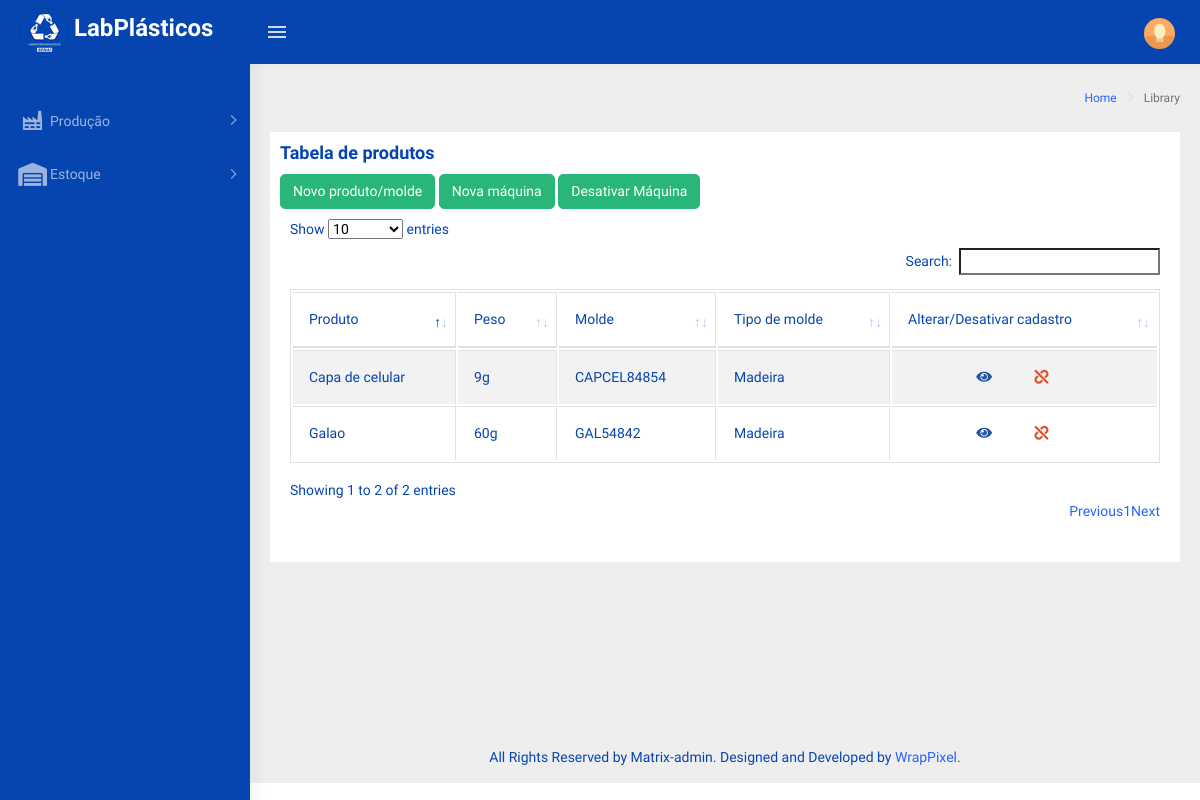
Before: /produtos.php (signed in) with the older database file.
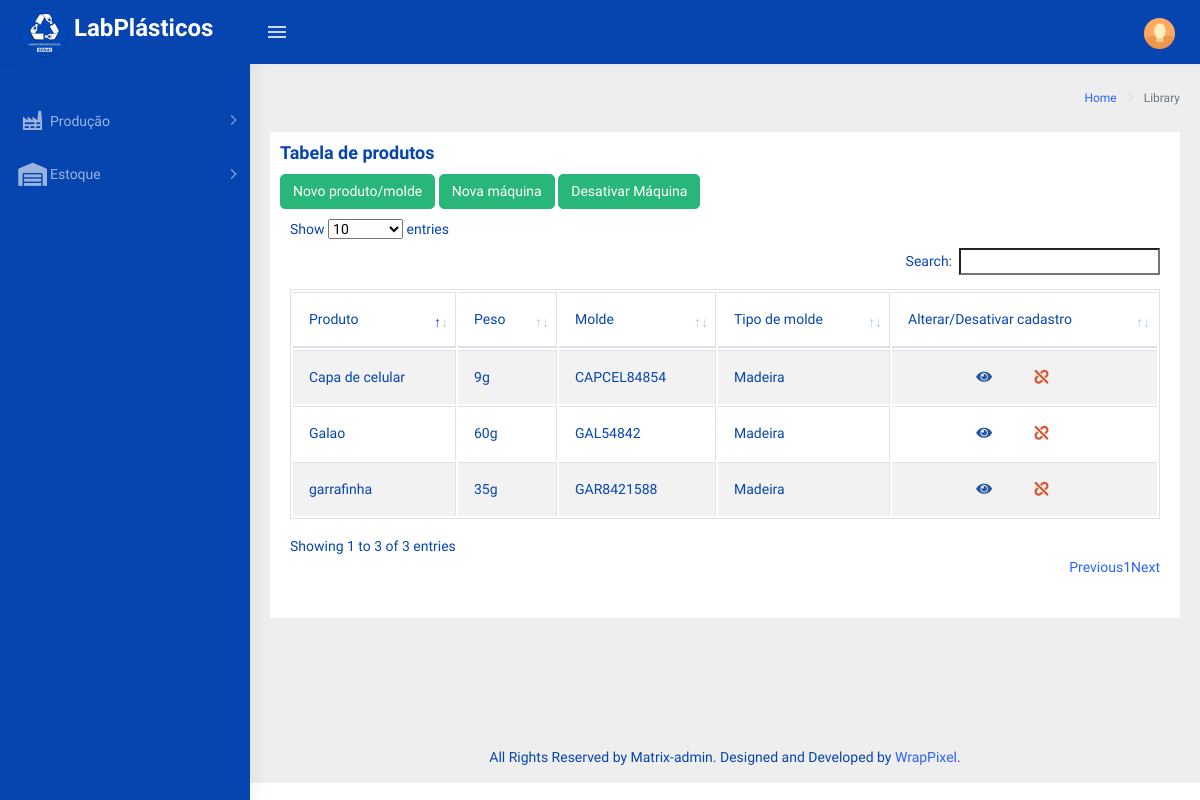
After: the same page with the newer database file.
### tables this page shows
CREATE TABLE `ferramental` (
  `idFerramental` int(11) NOT NULL COMMENT 'PK - chave identificadora de IDs da tabela ferramental',
  `descricao` varchar(80) NOT NULL COMMENT 'Descrição de um ferramental(Nome)',
  `ativo` tinyint(1) NOT NULL COMMENT 'Registra se este item esta ativo',
  `idTiposFerramental` int(11) NOT NULL COMMENT 'FK - chave estrangeira da tabela tipos_ferramental',
  `idProduto` int(11) NOT NULL COMMENT 'FK - chave estrangeira da tabela produtos '
);

CREATE TABLE `produtos` (
  `idProduto` int(11) NOT NULL COMMENT 'PK - chave identificadora da tabela produtos, onde cada id representa um produto feito.',
  `descricao` varchar(80) NOT NULL COMMENT 'descrição do produto feito',
  `peso` int(11) NOT NULL COMMENT 'Grava o peso do produto mais canal ',
  `imagem` varchar(100) DEFAULT NULL COMMENT 'Guarda caminho da imagem do produto',
  `ativo` tinyint(1) NOT NULL COMMENT 'Verifica se este produto esta ativa'
);

CREATE TABLE `tipos_ferramental` (
  `idTiposFerramental` int(11) NOT NULL COMMENT 'PK - chave identificadora das ids dos tipos de moldes das maquinas.',
  `descricao` varchar(50) NOT NULL COMMENT 'Descrição do molde a ser usado(Nome e algumas observações).',
  `ativo` tinyint(1) NOT NULL COMMENT 'Verifica se esta maquina esta ativa'
);

### produtos.php (shortened to what the changed rows need)
<!DOCTYPE html>
<html dir="ltr" lang="pt-br">
    <head>
        <?php include('links/cabecalho.php');?>
    </head>
    <body>
        <div id="main-wrapper">
            <div class="page-wrapper">
                <div class="container-fluid">
                    <div class="card" style="padding: 10px;">
                        <div class="card" style="padding: 10px;">
                            <div class="table-responsive">
                                <table id="zero_config" class="table table-striped table-bordered">
                                    <thead>
                                        <tr>
                                            <th>Produto</th>
                                            <th>Peso</th>
                                            <th>Molde</th>
                                            <th>Tipo de molde</th>
                                            <th>Alterar/Desativar cadastro</th>
                                        </tr>
                                    </thead>
                                    <tbody>
                                        <?php echo dataTableProduto(); ?>
                                    </tbody>
                                </table>
                            </div>
                        </div>
                    </div>
                </div>
            </div>
        </div>
    </body>
</html>

### php/functionProduto.php (shortened to what the changed rows need)
<?php
    function dataTableProduto(){
        include('connection.php');
        $sql = "SELECT p.idProduto as idP, "
                ." p.descricao as produto, "
                ." p.peso as peso,"
                ." p.imagem as img,"
                ." f.descricao as molde,"
                ." f.idFerramental as idMolde,"
                ." t.idTiposFerramental as idTipo,"
                ." t.descricao as tipo"
                ." FROM ferramental as f"
                ." INNER JOIN produtos as p"
                ." ON p.idProduto = f.idProduto"
                ." LEFT JOIN tipos_ferramental as t"
                ." ON t.idTiposFerramental = f.idTiposFerramental"
                ." where p.ativo = 1;";
        $table = "";
        $result = mysqli_query($conn,$sql);
        if (mysqli_num_rows($result) > 0){
            $array = array();
            while($linha = mysqli_fetch_array($result, MYSQLI_ASSOC )){
                array_push($array,$linha);
            }
            foreach($array as $campo){
                $table .=
                        "<tr align-items='center';>"
                            ."<td>".$campo['produto']."</td>"
                            ."<td>".$campo['peso']."g</td>"
                            ."<td>".$campo['molde']."</td>"
                            ."<td>".$campo['tipo']."</td>"
                            .'<td>
                                <div class="d-flex justify-content-center">
                                    <div class="col-sm-3">
                                        <a href="#" class="fas fa-eye text-info" data-toggle="modal" data-target="#EditaModal'.$campo['idP'].'"></a>
                                    </div>
                                    <div class="col-sm-3">
                                        <a href="#" class="fas fa-unlink text-danger" data-target="#ExcluiModal'.$campo['idP'].'"></a>
                                    </div>
                                </div>
                            </td>'
                            ."<div class='modal fade' id='ExcluiModal".$campo['idP']."' tabindex='-1' role='dialog' aria-labelledby='exampleModalLabel' aria-hidden='true '>"
                                ."<div class='modal-dialog' role='document '>"
                                    ."<div class='modal-content'>"
                                        .'<div class="modal-header">'
                                            .'<h5 class="modal-title" id="exampleModalLabel">Desativar Produto/molde</h5>'
                                            .'<button type="button" class="close" data-dismiss="modal" aria-label="Close">'
                                                .'<span aria-hidden="true ">&times;</span>'
                                            .'</button>'
                                        .'</div>'
                                        .'<div class="modal-body">'
                                            .'<form method="POST" action="php/saveProdutos.php? validacao=DPF&idProduto='.$campo["idP"].'">'
                                                .'<label> Confirmar esta ação? </label>'
                                                .'<div align-items="right">'
                                                    .'<button  type="submit" id="iBtnSalvar" name="nBtnSalvar" class="btn btn-primary"> Confirmar </button>'
                                                .'</div>'
                                            .'</form>'
                                        .'</div>'
                                    .'</div>'
                                .'</div>'
                            .'</div>'
                            ."<div class='modal fade' id='EditaModal".$campo['idP']."' tabindex='-1' role='dialog' aria-labelledby='exampleModalLabel' aria-hidden='true '>"
                                ."<div class='modal-dialog modal-lg' role='document '>"
                                    ."<div class='modal-content'>"
                                        .'<div class="modal-header">'
                                            .'<h5 class="modal-title" id="exampleModalLabel">Alterar produto e/ou molde</h5>'
                                            .'<button type="button" class="close" data-dismiss="modal" aria-label="Close">'
                                                .'<span aria-hidden="true ">&times;</span>'
                                            .'</button>'
                                        .'</div>'
                                        .'<div class="modal-body">'
                                            .'<form method="POST" class="form-horizontal"  enctype="multipart/form-data" action= "php/saveProdutos.php?validacao=UPF&idProduto='.$campo['idP'].'&idFerramental='.$campo['idMolde'].'">'
                                                .'<div class="card-body">'
                                                    .'<h4 class="card-title">Produto e molde</h4>'
                                                    .'<div class="form-group row">'
                                                        .'<label for="fname" class="col-sm-3 text-right control-label col-form-label">Nome do produto</label>'
                                                        .'<div class="col-sm-9">'
                                                            .'<input type="text" class="form-control" id="iProduto" name= "nProduto" placeholder="Nome do material">'
                                                        .'</div>'
                                                    .'</div> '
                                                    .'<div class="form-group row">'
                                                        .'<label class="col-md-3 m-t-15" style="text-align: right;">Imagem do produto</label>'
                                                        .'<div class="col-md-9">'
                                                            .'<input type="file" class="form-control" id="iImagem" name="nImagem" accept="image/*">'
                                                        .'</div>'
                                                    .'</div>'
                                                    .'<div class="form-group row">'
                                                        .'<label class="col-md-3 m-t-15" style="text-align: right;">Descrição do ferramental</label>'
                                                        .'<div class="col-sm-9">'
                                                            .'<input type="text" class="form-control" id="iMolde" name= "nMolde" placeholder="Nome do material">'
                                                        .'</div>'
                                                    .'</div>'
                                                    .'<div class="form-group row">'
                                                        .'<label class="col-md-3 m-t-15" style="text-align: right;">Peso</label>'
                                                        .'<div class="col-sm-9">'
                                                            .'<input type="number" class="form-control" id="iQtd" name= "nQtd" placeholder="Peso do material em gramas + peso do canal">'
                                                        .'</div>'
                                                    .'</div>'
                                                    .'<div class="form-group row">'
                                                        .'<label class="col-md-3 m-t-15" style="text-align: right;">Tipo de ferramental</label>'
                                                        .'<div class="col-md-9">'
                                                            .'<select id="iTipoFerramental" name="nTipoFerramental" class="select2 form-control custom-select" style="width: 100%; height:36px;">'
                                                                .''.optionTipoFerramental().''
                                                            .'</select>'
                                                        .'</div>'
                                                    .'</div>'
                                                .'</div>    '
                                                .'<div class="border-top">'
                                                    .'<div class="card-body">'
                                                        .'<button type="submit" id="iBtnSalvar" name="nBtnSalvar" class="btn btn-primary">Salvar</button>'
                                                    .'</div>'
                                                .'</div>'
                                            .'</form>'
                                        .'</div>'
                                    .'</div>'
                                .'</div>'
                            .'</div>'
                        ."</tr>";
            }
        }
        return $table;
    }
?>

Changed rows visible on the page:
added ferramental: idProduto.descricao "garrafinha", idProduto.peso "35", descricao "GAR8421588", idTiposFerramental.descricao "Madeira"
Other visible differences:
text written by a page script: "Show entries Search: Showing 1 to 2 of 2 entries Previous 1 Next" → "Show entries Search: Showing 1 to 3 of 3 entries Previous 1 Next"
